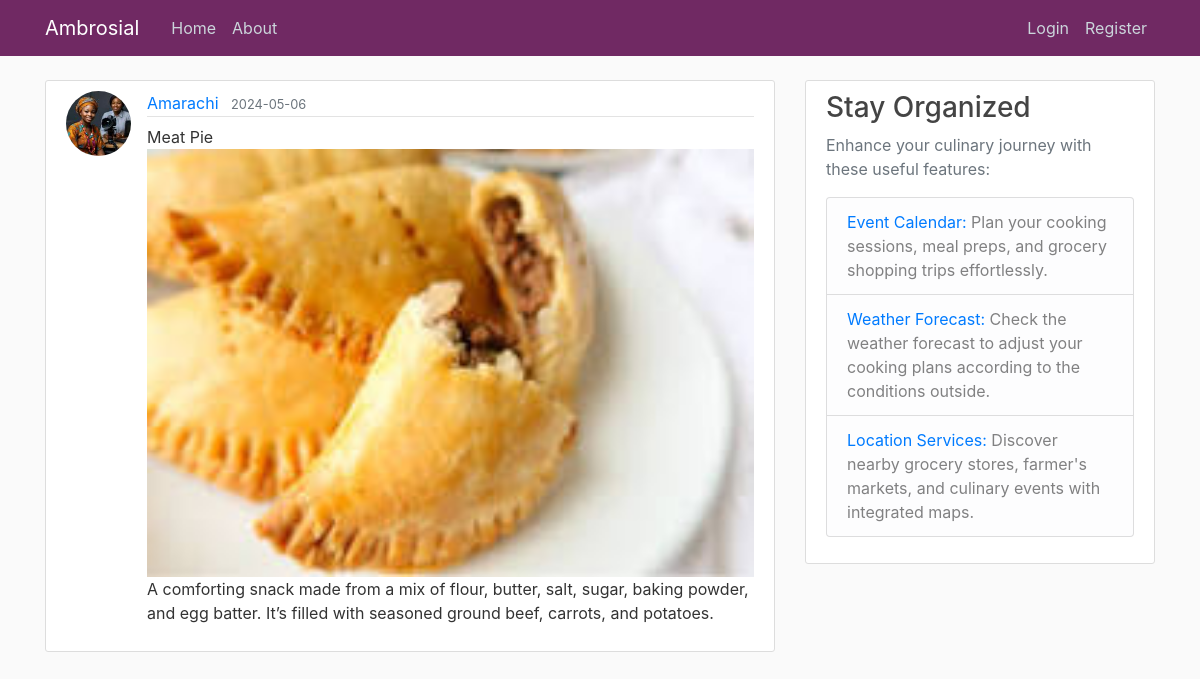
The page /post/5 on the database its author committed.
### flask_ambrosial/models.py (models this page shows, shortened)
class User(db.Model, UserMixin):
    id = db.Column(db.Integer, primary_key=True)
    username = db.Column(db.String(20), unique=True, nullable=False)
    email = db.Column(db.String(120), unique=True, nullable=False)
    image_file = db.Column(db.String(20),
                           nullable=False, default='default.jpg')
    password = db.Column(db.String(60), nullable=False)
    """ Relationship with Post model, one-to-many
    relationship (one user can have multiple posts) """
    posts = db.relationship('Post', backref='author', lazy=True)

class Post(db.Model):
    id = db.Column(db.Integer, primary_key=True)
    title = db.Column(db.String(100), nullable=False)
    date_posted = db.Column(db.DateTime,
                            nullable=False,
                            default=datetime.now(timezone.utc))
    content = db.Column(db.Text, nullable=False)
    user_id = db.Column(db.Integer, db.ForeignKey('user.id'), nullable=False)
    image_filename = db.Column(db.String(100), nullable=False)

### flask_ambrosial/posts/routes.py (the view)
@posts.route("/post/<int:post_id>")
def post(post_id):
    post = Post.query.get_or_404(post_id)
    return render_template('post.html', title=post.title, post=post)

### flask_ambrosial/templates/post.html (shortened to what this page needs)
{% extends "layout.html" %}
{% block content %}
    <article class="media content-section">
        <img class="rounded-circle article-img" src="{{ url_for('static', filename='profile_pics/' + post.author.image_file) }}">
        <div class="media-body">
            <div class="article-metadata">
                <a class="mr-2" href="{{ url_for('users.user_posts', username=post.author.username) }}">{{ post.author.username }}</a>
                <small class="text-muted">{{ post.date_posted.strftime('%Y-%m-%d') }}</small>
            </div>
            <h2 class="article-title"></h2>{{ post.title }}</h2>
            {% if post.image_filename %}
                <img src="{{ url_for('static', filename='post_pics/' + post.image_filename) }}" alt="{{ post.title }}" style="width:100%; border:none;">
            {% endif %}
            <p class="article-content">{{ post.content }}</p>
        </div>
    </article>
{% endblock content %}

### flask_ambrosial/static/main.css (style rules this page uses)
body { background: #fafafa; color: #333333; margin-top: 5rem; }
.content-section { background: #ffffff; padding: 10px 20px; border: 1px solid #dddddd; border-radius: 3px; margin-bottom: 20px; }
.article-content { white-space: pre-line; }
.article-img { height: 65px; width: 65px; margin-right: 16px; }
.article-metadata { padding-bottom: 1px; margin-bottom: 4px; border-bottom: 1px solid #e3e3e3; }

### rows shown on the page
User: image_file (picture), author.username "Amarachi"
Post: date_posted "2024-05-06", title "Meat Pie", image_filename (picture), content "A comforting snack made from a mix of flour, butter, salt, sugar, baking powder, and egg batter. It’s filled with seasoned ground beef, carrots, and potatoes."
